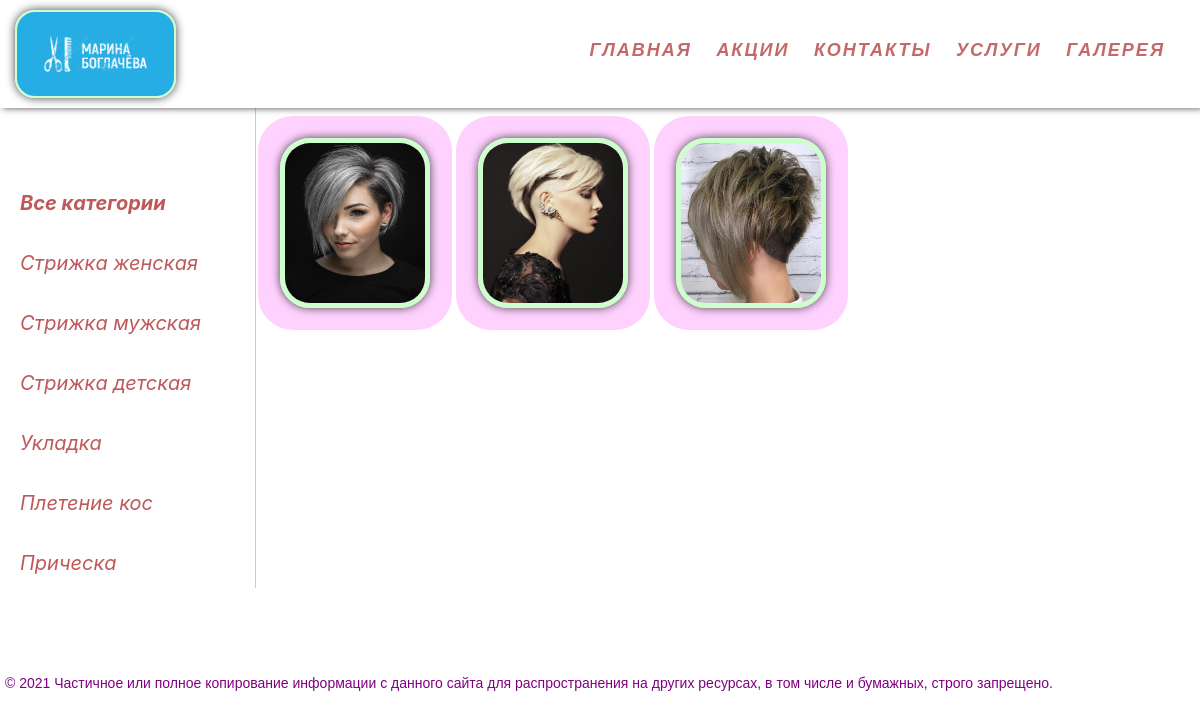
Screenshot of /category/strizhka-zhenskaya/ with the database file from the repository.
### locks/models.py (models this page shows, shortened)
class Category(models.Model):
    cat = models.CharField(max_length=255, verbose_name='Категория услуги')
    slug = models.SlugField(max_length=255, unique=True, db_index=True, verbose_name='URL')
    def get_absolute_url(self):
        return reverse('show_category', kwargs={'cat_slug': self.slug})
    class Meta:
        verbose_name = "Категория услуги"
        verbose_name_plural = "Категории услуг"
        ordering = ['pk']
    def __str__(self):
        return self.cat

class Gallery(models.Model):
    cat = models.ForeignKey(Category, on_delete=models.PROTECT, verbose_name="Категория")
    photo = models.ImageField(upload_to="photo_work/%Y/%m/%d", verbose_name='Фото_работ')
    class Meta:
        verbose_name = "Галлерея"
        verbose_name_plural = "Галлерея"

### locks/views.py (the view, shortened to what this page needs)
# urls.py: path('category/<slug:cat_slug>/', Categories.as_view(), name='show_category')
class Categories(ListView):
    model = Gallery
    cats = Category.objects.all()
    template_name = 'locks/gallery.html'
    context_object_name = 'gallery'
    allow_empty = False
    slug_url_kwarg = 'cat_slug'
    def get_queryset(self):
        print(self.kwargs)
        return Gallery.objects.filter(cat__slug=self.kwargs['cat_slug'])
    def get_context_data(self, *, object_list=None, **kwargs):
        context = super().get_context_data(**kwargs)
        context['cat_selected'] = context['gallery'][0].cat_id
        context['menu'] = menu
        context['title'] = 'Категория - ' + str(context['gallery'][0].cat)
        return context

### locks/templatetags/categories_tags.py (called while the page is built)
@register.inclusion_tag('locks/list_category.html')
def show_categories(sort=None, cat_selected=0):
    if not sort:
        cats = Category.objects.all()
    else:
        cats = Category.objects.order_by(sort)
    return {'cats': cats, 'cat_selected': cat_selected}

### locks/templates/locks/gallery.html (shortened to what this page needs)
{% extends 'locks/base.html' %}
{% load categories_tags %}
{% block sidebar %}
<td valign="top" class="left-chapters">
	<ul id="leftchapters">
{% if cat_selected == 0 %}
		<li class="selected"><b>Все категории</b></li>
{% else %}
		<li><a href="{% url 'show_gallery' %}"><b>Все категории</b></a></li>
{% endif %}
{%  show_categories %}
	</ul>
</td>
{% endblock sidebar%}
{% block content %}
<div class="layout">
    {% for photo in gallery %}
    <div class="c1">
        <div class="block">
          <img class="tpicture"alt="пшш пшшш ты где???"  src="{{ photo.photo.url }}" width=150px height=170px>
        </div>
    </div>
    {% endfor %}
</div>
{% endblock content %}

### locks/templates/locks/list_category.html
{% for c in cats %}
	{% if c.pk == cat_selected %}
		<li class="selected">{{c.cat}}</li>
	{% else %}
		<li><a href="{{ c.get_absolute_url }}">{{c.cat}}</a> </li>
	{% endif %}
{% endfor %}

### locks/static/locks/css/style1.css (style rules this page uses)
body { background-image: url(https://html5book.ru/wp-content/uploads/2017/04/aleksandar-radovanovic-13513.jpg); background-position: center; background-size: cover; background-repeat: no-repeat; background-attachment: fixed; margin-right:30px; }
.left-chapters { border: none; min-height: 100%; padding-right: 25px; padding-top: 30px; }
.tpicture { border-radius: 30px; border: 5px #cfc solid; box-shadow: 0 0 10px #444; }
.block { margin: 8px 0; padding: 22px; box-sizing: border-box; color: #fff; font: 15px sans-serif; text-align: center; background: rgba(255,25,255, 0.2); border-radius: 35px; }
.c1 { padding: 0 2px; box-sizing: border-box; transition: 0.8s; }
.layout { display: flex; flex-wrap: wrap; }
.left-chapters { margin: 0; background:rgba(255,255,255,.3); border-right: 1px solid #ccc; min-height: 100%; }
.left-chapters ul { width: 230px; min-height: 100%; margin: 0; padding: 20px 10px 10px 20px; list-style: none; font-size: 20px; font-style: Italic; }
.left-chapters ul li { margin: 30px 0 0 0; color: #999; font-style: Italic; }
.left-chapters ul li a { color: rgb(191, 88, 89); font: Italic; text-decoration: none; }

### rows the page displays
Category: cat "Стрижка женская"
Category: cat "Стрижка мужская"
Category: cat "Стрижка детская"
Category: cat "Укладка"
Category: cat "Плетение кос"
Category: cat "Прическа"
Gallery: photo (picture)
Gallery: photo (picture)
Gallery: photo (picture)

### other values shown
{{ m.title }} "ГЛАВНАЯ" "АКЦИИ" "КОНТАКТЫ" "УСЛУГИ" "ГАЛЕРЕЯ"
